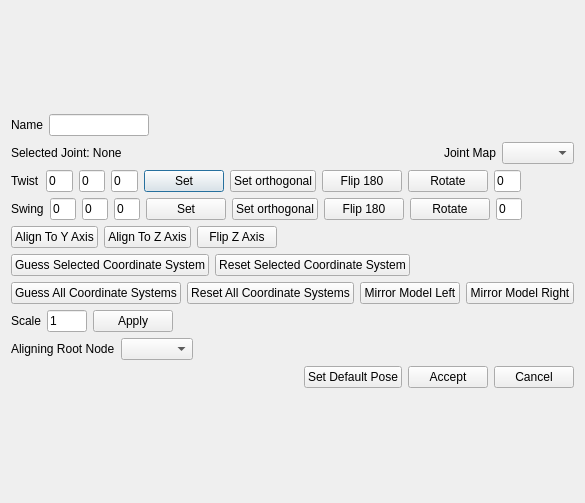
<?xml version="1.0" encoding="UTF-8"?>
<ui version="4.0">
 <class>Dialog</class>
 <widget class="QDialog" name="Dialog">
  <property name="geometry">
   <rect>
    <x>0</x>
    <y>0</y>
    <width>574</width>
    <height>503</height>
   </rect>
  </property>
  <property name="windowTitle">
   <string>Skeleton Editor</string>
  </property>
  <layout class="QGridLayout" name="gridLayout">
   <item row="0" column="0">
    <layout class="QGridLayout" name="viewerLayout"/>
   </item>
   <item row="1" column="0">
    <layout class="QVBoxLayout" name="verticalLayout">
     <item>
      <layout class="QHBoxLayout" name="horizontalLayout_8">
       <item>
        <widget class="QLabel" name="label_6">
         <property name="text">
          <string>Name</string>
         </property>
        </widget>
       </item>
       <item>
        <widget class="QLineEdit" name="nameLineEdit">
         <property name="maximumSize">
          <size>
           <width>100</width>
           <height>16777215</height>
          </size>
         </property>
        </widget>
       </item>
       <item>
        <spacer name="horizontalSpacer_8">
         <property name="orientation">
          <enum>Qt::Horizontal</enum>
         </property>
         <property name="sizeHint" stdset="0">
          <size>
           <width>40</width>
           <height>20</height>
          </size>
         </property>
        </spacer>
       </item>
      </layout>
     </item>
     <item>
      <layout class="QHBoxLayout" name="horizontalLayout">
       <item>
        <widget class="QLabel" name="jointLabel">
         <property name="text">
          <string>Selected Joint: None</string>
         </property>
        </widget>
       </item>
       <item>
        <spacer name="horizontalSpacer_5">
         <property name="orientation">
          <enum>Qt::Horizontal</enum>
         </property>
         <property name="sizeHint" stdset="0">
          <size>
           <width>40</width>
           <height>20</height>
          </size>
         </property>
        </spacer>
       </item>
       <item>
        <widget class="QLabel" name="label_2">
         <property name="text">
          <string>Joint Map</string>
         </property>
        </widget>
       </item>
       <item>
        <widget class="QComboBox" name="jointMapComboBox"/>
       </item>
      </layout>
     </item>
     <item>
      <layout class="QHBoxLayout" name="horizontalLayout_7">
       <item>
        <widget class="QLabel" name="label">
         <property name="text">
          <string>Twist</string>
         </property>
        </widget>
       </item>
       <item>
        <widget class="QLineEdit" name="twistXLineEdit">
         <property name="maximumSize">
          <size>
           <width>40</width>
           <height>16777215</height>
          </size>
         </property>
         <property name="text">
          <string>0</string>
         </property>
        </widget>
       </item>
       <item>
        <widget class="QLineEdit" name="twistYLineEdit">
         <property name="maximumSize">
          <size>
           <width>40</width>
           <height>16777215</height>
          </size>
         </property>
         <property name="text">
          <string>0</string>
         </property>
        </widget>
       </item>
       <item>
        <widget class="QLineEdit" name="twistZLineEdit">
         <property name="maximumSize">
          <size>
           <width>40</width>
           <height>16777215</height>
          </size>
         </property>
         <property name="text">
          <string>0</string>
         </property>
        </widget>
       </item>
       <item>
        <widget class="QPushButton" name="applyTwistRotationButton">
         <property name="text">
          <string>Set</string>
         </property>
        </widget>
       </item>
       <item>
        <widget class="QPushButton" name="setOrthogonalTwistButton">
         <property name="text">
          <string>Set orthogonal</string>
         </property>
        </widget>
       </item>
       <item>
        <widget class="QPushButton" name="flipTwistButton">
         <property name="text">
          <string>Flip 180</string>
         </property>
        </widget>
       </item>
       <item>
        <widget class="QPushButton" name="rotateTwistButton">
         <property name="text">
          <string>Rotate</string>
         </property>
        </widget>
       </item>
       <item>
        <widget class="QLineEdit" name="twistRotationLineEdit">
         <property name="maximumSize">
          <size>
           <width>40</width>
           <height>16777215</height>
          </size>
         </property>
         <property name="text">
          <string>0</string>
         </property>
        </widget>
       </item>
       <item>
        <spacer name="horizontalSpacer_11">
         <property name="orientation">
          <enum>Qt::Horizontal</enum>
         </property>
         <property name="sizeHint" stdset="0">
          <size>
           <width>40</width>
           <height>20</height>
          </size>
         </property>
        </spacer>
       </item>
       <item>
        <spacer name="horizontalSpacer_7">
         <property name="orientation">
          <enum>Qt::Horizontal</enum>
         </property>
         <property name="sizeHint" stdset="0">
          <size>
           <width>40</width>
           <height>20</height>
          </size>
         </property>
        </spacer>
       </item>
      </layout>
     </item>
     <item>
      <layout class="QHBoxLayout" name="horizontalLayout_5">
       <item>
        <widget class="QLabel" name="label_4">
         <property name="text">
          <string>Swing</string>
         </property>
        </widget>
       </item>
       <item>
        <widget class="QLineEdit" name="swingXLineEdit">
         <property name="maximumSize">
          <size>
           <width>40</width>
           <height>16777215</height>
          </size>
         </property>
         <property name="text">
          <string>0</string>
         </property>
        </widget>
       </item>
       <item>
        <widget class="QLineEdit" name="swingYLineEdit">
         <property name="maximumSize">
          <size>
           <width>40</width>
           <height>16777215</height>
          </size>
         </property>
         <property name="text">
          <string>0</string>
         </property>
        </widget>
       </item>
       <item>
        <widget class="QLineEdit" name="swingZLineEdit">
         <property name="maximumSize">
          <size>
           <width>40</width>
           <height>16777215</height>
          </size>
         </property>
         <property name="text">
          <string>0</string>
         </property>
        </widget>
       </item>
       <item>
        <widget class="QPushButton" name="applySwingRotationButton">
         <property name="text">
          <string>Set</string>
         </property>
        </widget>
       </item>
       <item>
        <widget class="QPushButton" name="setOrthogonalSwingButton">
         <property name="text">
          <string>Set orthogonal</string>
         </property>
        </widget>
       </item>
       <item>
        <widget class="QPushButton" name="flipSwingButton">
         <property name="text">
          <string>Flip 180</string>
         </property>
        </widget>
       </item>
       <item>
        <widget class="QPushButton" name="rotateSwingButton">
         <property name="text">
          <string>Rotate</string>
         </property>
        </widget>
       </item>
       <item>
        <widget class="QLineEdit" name="swingRotationLineEdit">
         <property name="maximumSize">
          <size>
           <width>40</width>
           <height>16777215</height>
          </size>
         </property>
         <property name="text">
          <string>0</string>
         </property>
        </widget>
       </item>
       <item>
        <spacer name="horizontalSpacer_10">
         <property name="orientation">
          <enum>Qt::Horizontal</enum>
         </property>
         <property name="sizeHint" stdset="0">
          <size>
           <width>40</width>
           <height>20</height>
          </size>
         </property>
        </spacer>
       </item>
       <item>
        <spacer name="horizontalSpacer_2">
         <property name="orientation">
          <enum>Qt::Horizontal</enum>
         </property>
         <property name="sizeHint" stdset="0">
          <size>
           <width>40</width>
           <height>20</height>
          </size>
         </property>
        </spacer>
       </item>
      </layout>
     </item>
     <item>
      <layout class="QHBoxLayout" name="horizontalLayout_3">
       <item>
        <widget class="QPushButton" name="alignToUpAxisButton">
         <property name="text">
          <string>Align To Y Axis</string>
         </property>
        </widget>
       </item>
       <item>
        <widget class="QPushButton" name="alignToForwardAxisButton">
         <property name="text">
          <string>Align To Z Axis</string>
         </property>
        </widget>
       </item>
       <item>
        <widget class="QPushButton" name="flipZAxisButton">
         <property name="text">
          <string>Flip Z Axis</string>
         </property>
        </widget>
       </item>
       <item>
        <spacer name="horizontalSpacer_3">
         <property name="orientation">
          <enum>Qt::Horizontal</enum>
         </property>
         <property name="sizeHint" stdset="0">
          <size>
           <width>40</width>
           <height>20</height>
          </size>
         </property>
        </spacer>
       </item>
      </layout>
     </item>
     <item>
      <layout class="QHBoxLayout" name="horizontalLayout_10">
       <item>
        <widget class="QPushButton" name="guessSelectedButton">
         <property name="text">
          <string>Guess Selected Coordinate System</string>
         </property>
        </widget>
       </item>
       <item>
        <widget class="QPushButton" name="resetSelectedCosButton">
         <property name="text">
          <string>Reset Selected Coordinate System</string>
         </property>
        </widget>
       </item>
       <item>
        <spacer name="horizontalSpacer_12">
         <property name="orientation">
          <enum>Qt::Horizontal</enum>
         </property>
         <property name="sizeHint" stdset="0">
          <size>
           <width>40</width>
           <height>20</height>
          </size>
         </property>
        </spacer>
       </item>
      </layout>
     </item>
     <item>
      <layout class="QHBoxLayout" name="horizontalLayout_9">
       <item>
        <widget class="QPushButton" name="guessAllCosButton">
         <property name="text">
          <string>Guess All Coordinate Systems</string>
         </property>
        </widget>
       </item>
       <item>
        <widget class="QPushButton" name="resetAllCosButton">
         <property name="text">
          <string>Reset All Coordinate Systems</string>
         </property>
        </widget>
       </item>
       <item>
        <widget class="QPushButton" name="mirrorLeftButton">
         <property name="text">
          <string>Mirror Model Left</string>
         </property>
        </widget>
       </item>
       <item>
        <widget class="QPushButton" name="mirrorRightButton">
         <property name="text">
          <string>Mirror Model Right</string>
         </property>
        </widget>
       </item>
       <item>
        <spacer name="horizontalSpacer_9">
         <property name="orientation">
          <enum>Qt::Horizontal</enum>
         </property>
         <property name="sizeHint" stdset="0">
          <size>
           <width>40</width>
           <height>20</height>
          </size>
         </property>
        </spacer>
       </item>
      </layout>
     </item>
     <item>
      <layout class="QHBoxLayout" name="horizontalLayout_4">
       <item>
        <widget class="QLabel" name="label_3">
         <property name="text">
          <string>Scale</string>
         </property>
        </widget>
       </item>
       <item>
        <widget class="QLineEdit" name="scaleLineEdit">
         <property name="maximumSize">
          <size>
           <width>40</width>
           <height>16777215</height>
          </size>
         </property>
         <property name="text">
          <string>1</string>
         </property>
        </widget>
       </item>
       <item>
        <widget class="QPushButton" name="applyScaleButton">
         <property name="text">
          <string>Apply</string>
         </property>
        </widget>
       </item>
       <item>
        <spacer name="horizontalSpacer_4">
         <property name="orientation">
          <enum>Qt::Horizontal</enum>
         </property>
         <property name="sizeHint" stdset="0">
          <size>
           <width>40</width>
           <height>20</height>
          </size>
         </property>
        </spacer>
       </item>
      </layout>
     </item>
     <item>
      <layout class="QHBoxLayout" name="horizontalLayout_6">
       <item>
        <widget class="QLabel" name="label_5">
         <property name="text">
          <string>Aligning Root Node</string>
         </property>
        </widget>
       </item>
       <item>
        <widget class="QComboBox" name="aligningRootComboBox"/>
       </item>
       <item>
        <spacer name="horizontalSpacer_6">
         <property name="orientation">
          <enum>Qt::Horizontal</enum>
         </property>
         <property name="sizeHint" stdset="0">
          <size>
           <width>40</width>
           <height>20</height>
          </size>
         </property>
        </spacer>
       </item>
      </layout>
     </item>
     <item>
      <layout class="QHBoxLayout" name="horizontalLayout_2">
       <item>
        <spacer name="horizontalSpacer">
         <property name="orientation">
          <enum>Qt::Horizontal</enum>
         </property>
         <property name="sizeHint" stdset="0">
          <size>
           <width>40</width>
           <height>20</height>
          </size>
         </property>
        </spacer>
       </item>
       <item>
        <widget class="QPushButton" name="loadDefaultPoseButton">
         <property name="text">
          <string>Set Default Pose</string>
         </property>
        </widget>
       </item>
       <item>
        <widget class="QPushButton" name="selectButton">
         <property name="text">
          <string>Accept</string>
         </property>
        </widget>
       </item>
       <item>
        <widget class="QPushButton" name="cancelButton">
         <property name="text">
          <string>Cancel</string>
         </property>
        </widget>
       </item>
      </layout>
     </item>
    </layout>
   </item>
  </layout>
 </widget>
 <resources/>
 <connections/>
</ui>
